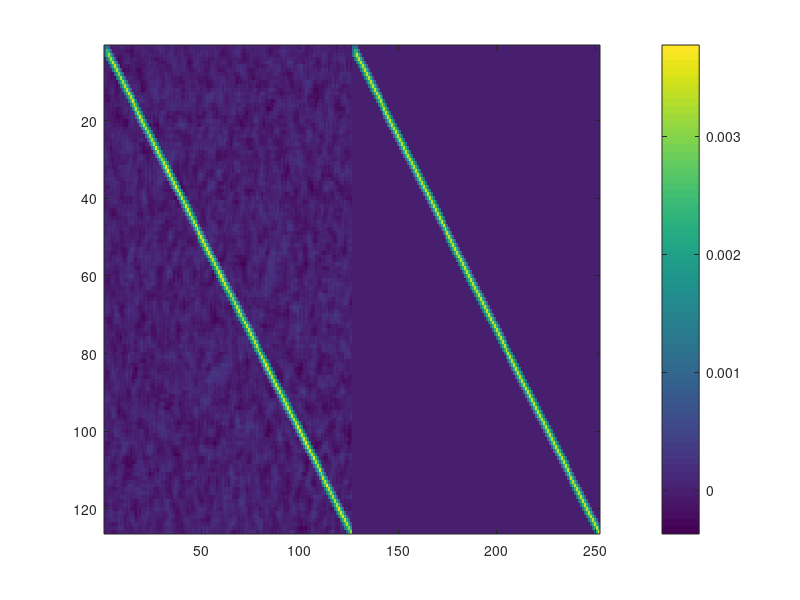
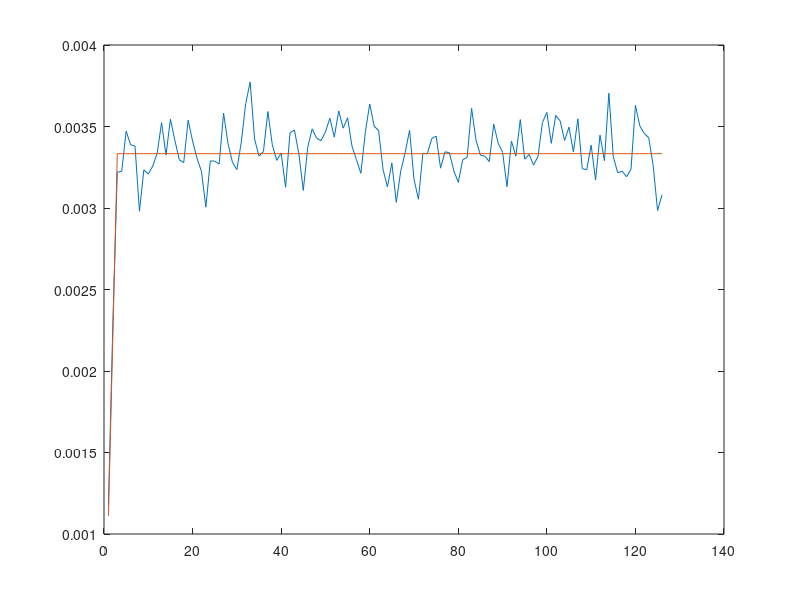
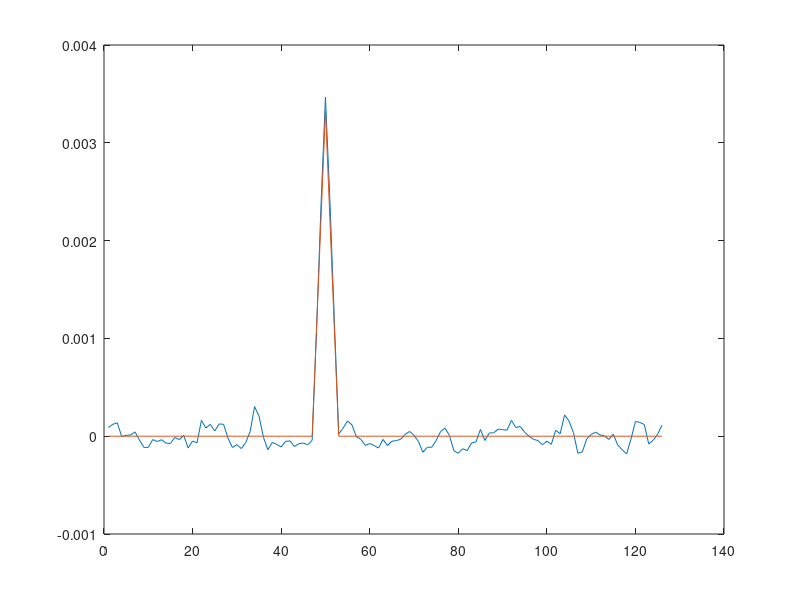
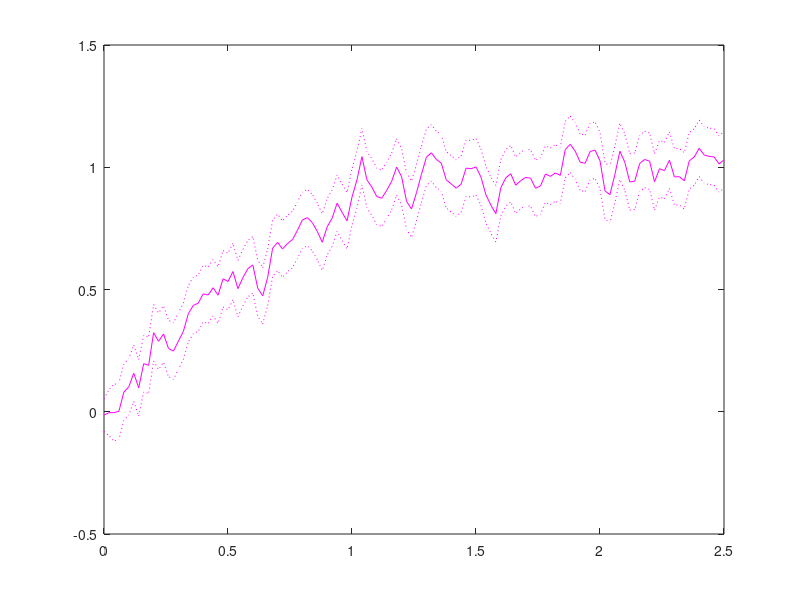

Recreate these plots in MATLAB, in order. (Note: this script raises an error after producing the figures.)
% example_prop_uncertainties.m
% 
% Copyright 2017 United States Government as represented by the
% Administrator of the National Aeronautics and Space Administration.
% All Rights Reserved.
% 
% NASA acknowledges the SETI Institute's primary role in authoring and
% producing the Kepler Data Processing Pipeline under Cooperative
% Agreement Nos. NNA04CC63A, NNX07AD96A, NNX07AD98A, NNX11AI13A,
% NNX11AI14A, NNX13AD01A & NNX13AD16A.
% 
% This file is available under the terms of the NASA Open Source Agreement
% (NOSA). You should have received a copy of this agreement with the
% Kepler source code; see the file NASA-OPEN-SOURCE-AGREEMENT.doc.
% 
% No Warranty: THE SUBJECT SOFTWARE IS PROVIDED "AS IS" WITHOUT ANY
% WARRANTY OF ANY KIND, EITHER EXPRESSED, IMPLIED, OR STATUTORY,
% INCLUDING, BUT NOT LIMITED TO, ANY WARRANTY THAT THE SUBJECT SOFTWARE
% WILL CONFORM TO SPECIFICATIONS, ANY IMPLIED WARRANTIES OF
% MERCHANTABILITY, FITNESS FOR A PARTICULAR PURPOSE, OR FREEDOM FROM
% INFRINGEMENT, ANY WARRANTY THAT THE SUBJECT SOFTWARE WILL BE ERROR
% FREE, OR ANY WARRANTY THAT DOCUMENTATION, IF PROVIDED, WILL CONFORM
% TO THE SUBJECT SOFTWARE. THIS AGREEMENT DOES NOT, IN ANY MANNER,
% CONSTITUTE AN ENDORSEMENT BY GOVERNMENT AGENCY OR ANY PRIOR RECIPIENT
% OF ANY RESULTS, RESULTING DESIGNS, HARDWARE, SOFTWARE PRODUCTS OR ANY
% OTHER APPLICATIONS RESULTING FROM USE OF THE SUBJECT SOFTWARE.
% FURTHER, GOVERNMENT AGENCY DISCLAIMS ALL WARRANTIES AND LIABILITIES
% REGARDING THIRD-PARTY SOFTWARE, IF PRESENT IN THE ORIGINAL SOFTWARE,
% AND DISTRIBUTES IT "AS IS."
% 
% Waiver and Indemnity: RECIPIENT AGREES TO WAIVE ANY AND ALL CLAIMS
% AGAINST THE UNITED STATES GOVERNMENT, ITS CONTRACTORS AND
% SUBCONTRACTORS, AS WELL AS ANY PRIOR RECIPIENT. IF RECIPIENT'S USE OF
% THE SUBJECT SOFTWARE RESULTS IN ANY LIABILITIES, DEMANDS, DAMAGES,
% EXPENSES OR LOSSES ARISING FROM SUCH USE, INCLUDING ANY DAMAGES FROM
% PRODUCTS BASED ON, OR RESULTING FROM, RECIPIENT'S USE OF THE SUBJECT
% SOFTWARE, RECIPIENT SHALL INDEMNIFY AND HOLD HARMLESS THE UNITED
% STATES GOVERNMENT, ITS CONTRACTORS AND SUBCONTRACTORS, AS WELL AS ANY
% PRIOR RECIPIENT, TO THE EXTENT PERMITTED BY LAW. RECIPIENT'S SOLE
% REMEDY FOR ANY SUCH MATTER SHALL BE THE IMMEDIATE, UNILATERAL
% TERMINATION OF THIS AGREEMENT.
%
close all;
clc;

x = (0: 0.02: 2.5)';
y = erf(x);
sigWgn = .1;
filtLen = 3;
nRealizations = 1000;

%p = polyfit(x,y,filtLen);
%y = polyval(p,x);


%%

wgn = randn(length(x),1)*sigWgn;

cgn = filter(ones(1,filtLen)/filtLen, 1, wgn);

covWgnTheoretical = eye(length(x))*sigWgn^2;

% A neat way to construct the covariance matrix of correlated (colored)
% noise
% The transformation applied is the filtering operation T
% (filter(ones(filtLen,1)/filtLen, 1)
% Ccorr = T*Cwhite*T' where Cwhite is the covariance matrix of WGN
% (eye(length(x))*sigWgn^2;
% T is a linear transform, so apply it to the columns of Cwhite first and
% apply it to the rows of matrix resulting from step 1

covCgnTheoretical = covWgnTheoretical;
for i = 1:length(x)
    covCgnTheoretical(:,i) = filter (ones(filtLen,1)/filtLen, 1, covCgnTheoretical(:,i));
end
for i = 1:length(x)
    covCgnTheoretical(i,:) = filter (ones(filtLen,1)/filtLen, 1, covCgnTheoretical(i,:));
end

%%
covCgnEmpirical = zeros(length(x));
covwgn = zeros(length(x));
for j =1:nRealizations;
    wgn = randn(length(x),1)*.1;
    cgn = filter(ones(filtLen,1)/filtLen, 1, wgn);
    covCgnEmpirical = covCgnEmpirical + cgn*cgn';
    covwgn = covwgn + wgn*wgn';
end
covCgnEmpirical = covCgnEmpirical./nRealizations;
covwgn = covwgn./nRealizations;
clc

%%
figure,...
imagesc([covCgnEmpirical,covCgnTheoretical]),colorbar
figure,...
plot([diag(covCgnEmpirical),diag(covCgnTheoretical)])
figure
plot([(covCgnEmpirical(:,50)),(covCgnTheoretical(:,50))])

%%

figure;
h1 = plot(x,y+cgn,'m-');
hold on
plot(x,y+cgn+2*sqrt(diag(covCgnTheoretical)),'m:');
plot(x,y+cgn-2*sqrt(diag(covCgnTheoretical)),'m:');


A = weighted_design_matrix(x, 1, 3, 'standard');

% [x,stdx,mse,S] = lscov(A,b,V,alg)
% lscov assumes that the covariance matrix of B is known only up to a scale
% factor. mse is an estimate of that unknown scale factor, and lscov scales
% the outputs S and stdx appropriately. However, if V is known to be
% exactly the covariance matrix of B, then that scaling is unnecessary. To
% get the appropriate estimates in this case, you should rescale S and stdx
% by 1/mse and sqrt(1/mse), respectively.
[c1 stdx1, mse1, S1] = lscov(A, y+cgn, covCgnTheoretical);

S1 = S1*(1/mse1);




B = A*S1*A'; % cov matrix of uncertainties in the fitted values


z1 = A*c1;
h2 = plot(x,z1,'b.-'); % fitted value
z1u = z1+2*sqrt(diag(B)); % upper bound containing fitted values 90% of the time
z1l = z1-2*sqrt(diag(B)); % lower bound containing fitted values 90% of the time

plot(x,z1u,'b:')
plot(x,z1l,'b:')
title('Generalized least squares fit of data with correlated measurement errors');
legend([h1 h2], {'a realization of data + correlated noise'; 'generalized least squares fit of data'})

%%

figure;
h3 = plot(x,y+wgn,'r-');
hold on
plot(x,y+wgn+2*sqrt(diag(covWgnTheoretical)),'r:')
plot(x,y+wgn-2*sqrt(diag(covWgnTheoretical)),'r:')


[c0 stdx0, mse0, S0] = lscov(A, y+wgn, covWgnTheoretical);


S0 = S0*(1/mse0);

D = A*S0*A'; % cov matrix of uncertainties in the fitted values




z0 = A*c0;
h4 = plot(x,z0,'b.-');
hold on;
z0u = z0+2*sqrt(diag(D)); % upper bound containing fitted values 90% of the time
z0l = z0-2*sqrt(diag(D)); % lower bound containing fitted values 90% of the time

plot(x,z0u,'b:')
plot(x,z0l,'b:')

title('Generalized least squares fit of data with independent measurement errors');
legend([h3 h4], {'a realization of data + white noise'; 'generalized least squares fit of data'})

%%


fprintf('');

%%